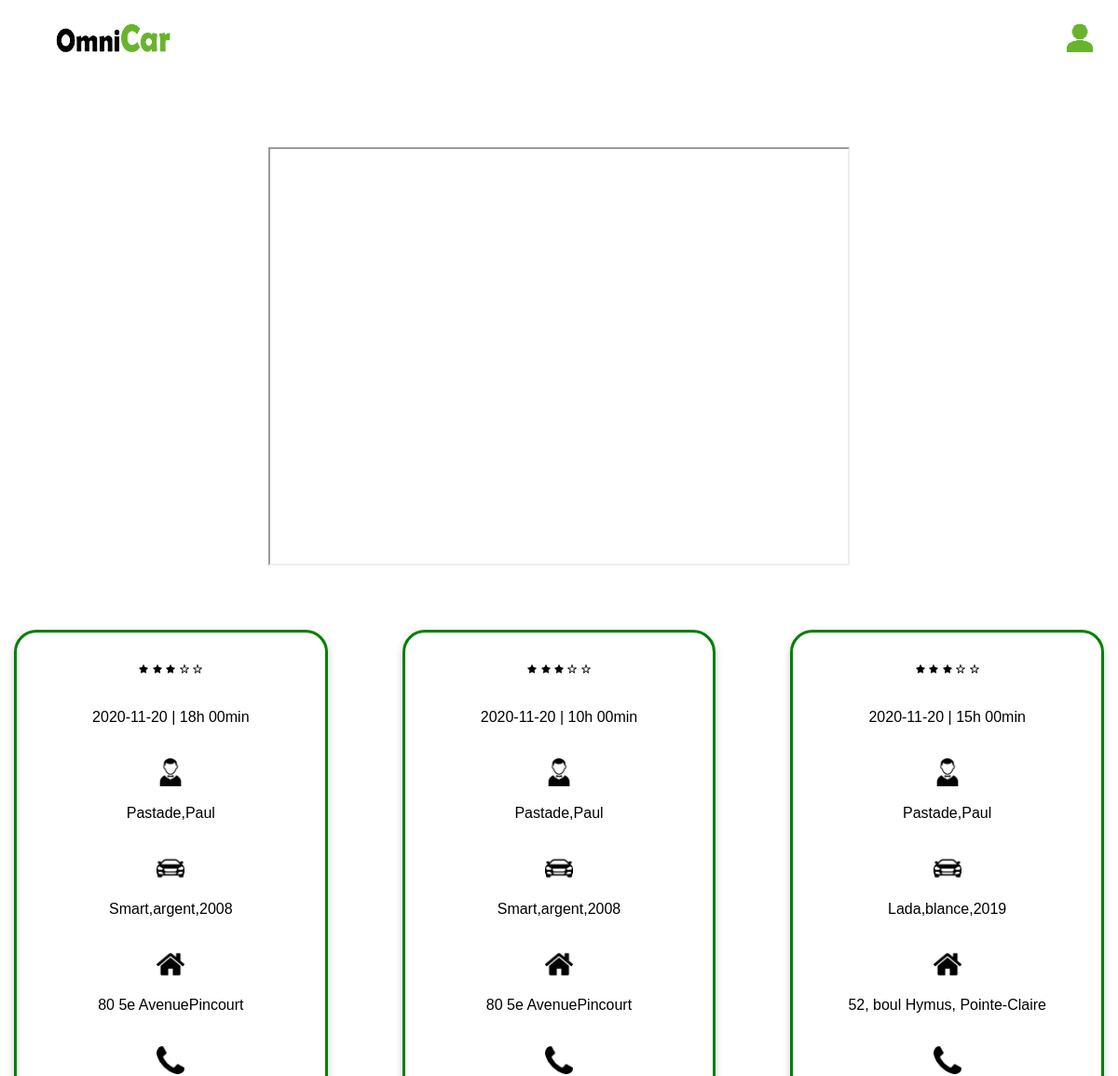
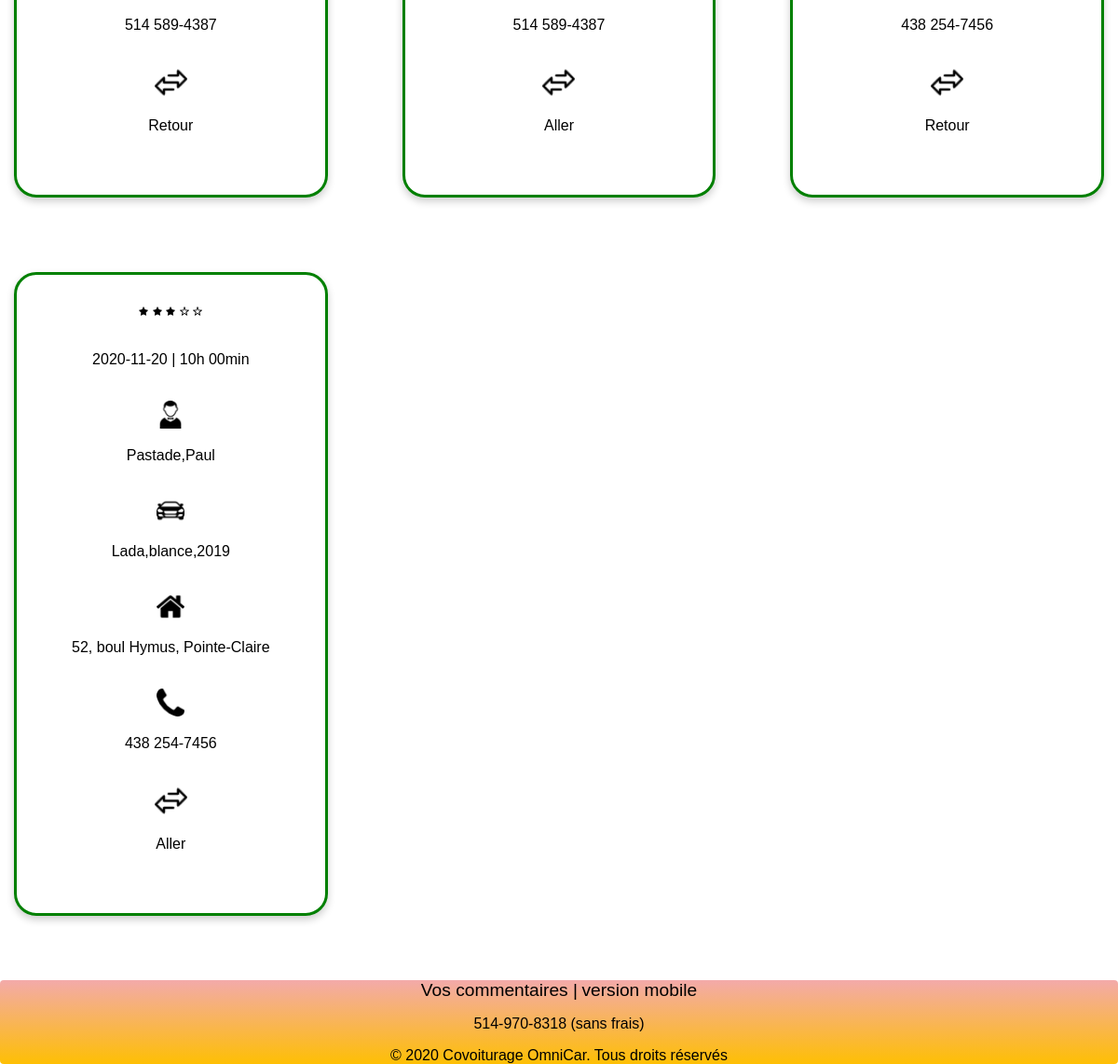
The page / on the database its author committed (2 pictures, top to bottom).
### tables this page shows
CREATE TABLE publication(
	IDPublication INT AUTO_INCREMENT,
	collegePublication VARCHAR(40),
	telephonePublication VARCHAR(20),
	vehiculePublication VARCHAR(40),
	descriptionPublication VARCHAR(500),
	codePostalPublication VARCHAR(100),
	directionPublication VARCHAR(20),
	utilisateurPublication INT(10),
	datePublication DATE,
	heurePublication TIME,
	PRIMARY KEY(IDPublication),
	FOREIGN KEY (utilisateurPublication) REFERENCES utilisateur(IDUtilisateur)
);

CREATE TABLE utilisateur(
	IDUtilisateur INT AUTO_INCREMENT,
	nomUtilisateur VARCHAR(40) NOT NUll,
	prenomUtilisateur VARCHAR(40) NOT NULL,
	courrielUtilisateur VARCHAR(100) NOT NULL,
	telephoneUtilisateur VARCHAR(20),
	typeUtilisateur VARCHAR(40),
	noteUtilisateur INT(10),
	descriptionUtilisateur VARCHAR(500),
	vehiculeUtilisateur VARCHAR(40),
	motDePasseUtilisateur VARCHAR(25) NOT NULL,
	imageUtilisateur VARCHAR(200),
	adresseUtilisateur VARCHAR(100),
	codePostalUtilisateur VARCHAR(10),
	PRIMARY KEY(IDUtilisateur)
);

### controleurs/Constructeur.action.php (called while the page is built, shortened)
<?php
require_once('./controleurs/Defaut.action.php');
class Constructeur{
	public static function getAction($nomAction){
		switch ($nomAction){
			default :
				return new Defaut();
		}
	}
}
?>

### controleurs/Defaut.action.php (called while the page is built, shortened)
<?php
class Defaut implements Action{
	public function executer(){
		return Config::PAGE_DEFAUT;
	}
}
?>

### modeles/DAOs/Publication.dao.php (called while the page is built, shortened)
<?php
require_once("./modeles/entites/Publication.entite.php");
class PublicationDAO{
    public static function trouverToutAvecOBJLimite4($ordre){
        $connexion = ConnexionBD::getConnexion();
        $listePublication = Array();
        if($connexion != null){
            $requete = $connexion->prepare("SELECT * FROM publication ORDER BY IDPublication ".$ordre." LIMIT 4");
            $requete->execute();
            try{
                while($donnees = $requete->fetch(PDO::FETCH_OBJ)){
                    $p = new Publication();
                    $p->chargerObjetBD($donnees);
                    array_push($listePublication,$p);
                }
            }catch(Exception $ex){
                $listePublication = null;
            }
        }
        else{
            $listePublication = null;
        }
        return $listePublication;
    }
}
?>

### modeles/DAOs/Utilisateur.dao.php (called while the page is built, shortened)
<?php
require_once("./modeles/entites/Utilisateur.entite.php");
class UtilisateurDAO{
    public static function trouverParIdAvecOBJ($id){
		$connexion = ConnexionBD::getConnexion();
		$utilisateur = new Utilisateur();
        if($connexion != null){
            $requete = $connexion->prepare("SELECT * FROM utilisateur WHERE IDUtilisateur = :id");
            $requete->execute(array(':id' => $id));
            try{
                $donnees = $requete->fetch(PDO::FETCH_OBJ);
                if($donnees)
                    $utilisateur->chargerObjetBD($donnees);
                else{
                    $utilisateur = null;
                }
            }catch(Exception $ex){
                $utilisateur = null;
            }
        }
        else{
            $utilisateur = null;
        }
		return $utilisateur;
    }
}
?>

### modeles/entites/Utilisateur.entite.php (called while the page is built, shortened)
<?php
    class Utilisateur implements JsonSerializable{
        private $nom;
        private $prenom;
        private $note;
        public function getNom(){ return $this->nom; }
        public function getPrenom(){ return $this->prenom; }
        public function getNote(){ return $this->note; }
        public function chargerObjetBD($objetBD){
            $this->nom = $objetBD->nomUtilisateur;
            $this->prenom = $objetBD->prenomUtilisateur;
            $this->note = $objetBD->noteUtilisateur;
        }
    }
?>

### modeles/entites/Publication.entite.php (called while the page is built, shortened)
<?php
    class Publication implements JsonSerializable{
        private $telephone;
        private $vehicule;
        private $description;
        private $direction;
        private $date;
        private $heure;
        public function getTelephone() { return $this->telephone; }
        public function getVehicule() { return $this->vehicule; }
        public function getDescription() { return $this->description; }
        public function getDirection() { return $this->direction; }
        public function getDate() { return $this->date; }
        public function getHeure() { return $this->heure; }
        public function chargerObjetBD($objetBD){
            $this->telephone = $objetBD->telephonePublication;
            $this->vehicule = $objetBD->vehiculePublication;
            $this->description = $objetBD->descriptionPublication;
            $this->direction = $objetBD->directionPublication;
			$this->date = $objetBD->datePublication;
			$this->heure = $objetBD->heurePublication;
        }
    }
?>

### modeles/classes/ConvertDateTime.php (called while the page is built)
<?php
class ConvertDateTime{
	public static function formatHeure($heure){
		$ma_chaine = $heure;
		$iparr = explode (":", $ma_chaine);
		$nouvelle = $iparr[0]."h ".$iparr[1]."min";
		return $nouvelle;
	}
}
?>

### vues/accueil.vue.php (the view, shortened to what this page needs)
<!DOCTYPE html>
<?php
  require_once('./modeles/entites/publication.entite.php');
  require_once('./modeles/DAOs/publication.dao.php');
  require_once('./modeles/entites/utilisateur.entite.php');
  require_once('./modeles/DAOs/utilisateur.dao.php');
  require_once('./modeles/classes/ConvertDateTime.php');
?>
<html>
<head>
    <link rel="stylesheet" type="text/css" href="./css/styleAcceuilConnexion.css">
</head>
<body>
	<nav class="zone sticky">
  		<ul class="main-nav">
  			<li> <a href="?action=afficher&page=accueil"><img src="./image/omnicar_logo.png" width="270" height="80"></a></li>
  			<li class="push">
          <div class="dropdown" style="float:right;">
            <button class="dropbtn"><img src="./image/user.png" width="30" height="30"></button>
          </div>
      </li>
  		</ul>
  	</nav>
    <br><br>
    <iframe class ="video" src="./video/CovoiturageV.mp4"></iframe>
    <br><br><br>
<div class="grid-wrapper" id="conteneurPublications">
<?php
      $publications = PublicationDAO::trouverToutAvecOBJLimite4('DESC');
      foreach($publications as $p){
      $utilisateur = UtilisateurDAO::trouverParIdAvecOBJ($p->getUtilisateur());
?>
        <div class="card">
          <div>
<?php
              for($i=0;$i < 5;$i++){
                if($i < $utilisateur->getNote()){
                  echo '<img src="./image/star.png" width="10" height="10"> ';
                }else{
                  echo '<img src="./image/star_vide.png" width="10" height="10"> ';
                }
              }
?>
            </div>
            <p id="A1" style= "margin-bottom:  35px;"><?=$p->getDate();?> | <?=ConvertDateTime::formatHeure($p->getHeure()) ;?></p>
            <img src="./image/avatar.png" width="30" height="30">
            <p style= "margin-bottom:  35px;" ><?=$utilisateur->getNom().",".$utilisateur->getPrenom();?></p>
            <img src="./image/car.png" width="30" height="30">
            <p style= "margin-bottom:  35px;"><?=$p->getVehicule();?></p>
            <img src="./image/home.png" width="30" height="30">
            <p style= "margin-bottom:  35px;"><?=$p->getDescription();?></p>
            <img src="./image/telephone.png" width="30" height="30">
            <p style= "margin-bottom:  35px;"><?=$p->getTelephone();?></p>
            <img src="./image/direction.png" width="35" height="35">
            <p style= "margin-bottom:  35px;"><?=$p->getDirection();?></p>
        </div>
<?PHP
      }
?>
    </div>
<br><br><br>
  <footer class="zone yellow ">
    <a href="" style="font-size: 1.2em;">Vos commentaires |</a>
    <a href="" style="font-size: 1.2em;">version mobile</a>
    <p align="center">514-970-8318 (sans frais)</p>
    © 2020 Covoiturage OmniCar. Tous droits réservés
  </footer>
</body>
</html>

### index.php (shortened to what this page needs)
<?php
require_once('./controleurs/Constructeur.action.php');
$action = null;
$vue = null;
if (ISSET($_REQUEST["action"])) {
    $action = Constructeur::getAction($_REQUEST["action"]);
    $vue = $action->executer();
} else {
    $action = Constructeur::getAction("");
    $vue = $action->executer();
}
if ($action instanceof PRG) {
    header("Location: ?action=afficher&page=" . $vue);
} else {
    if(!include_once('vues/' . $vue . '.vue.php')){
        header("Location: ?action=afficher&page=".Config::PAGE_DEFAUT);
    }
}
?>

### css/styleAcceuilConnexion.css (style rules this page uses)
.zone { color:black; border-radius:4px; }
.push { margin-left: auto; }
body { margin:auto 0; font-family: Arial; }
li { padding:20px; list-style: none; }
a { color: black; text-decoration:none; }
.main-nav { display: flex; list-style: none; font-size: 0.7em; margin: 0; }
.video { display: block; margin-left: auto; margin-right: auto; position: static; width:620px; height:445px; }
.grid-wrapper { display: grid; grid-gap: 50px; grid-template-columns: repeat(auto-fill,minmax(350px,1fr)); }
.yellow { background: #F3AAAA; background: -moz-linear-gradient(top, #F3AAAA 0%, #febf04 100%); background: -webkit-gradient(linear, left top, left bottom, color-stop(0%,#F3AAAA), color-stop(100%,#febf04)); background: -webkit-linear-gradient(top, #F3AAAA 0%,#febf04 100%); background: -o-linear-gradient(top, #F3AAAA 0%,#febf04 100%); background: -ms-linear-gradient(top, #F3AAAA 0%,#febf04 100%); background: linear-gradient(top, #F3AAAA 0%,#febf04 100%); }
footer { text-align: center; }
.dropbtn { background-color: white; color: white; padding: 6px; font-size: 6px; border: none; cursor: pointer; }
button { cursor:pointer; display: block; margin : auto; border-radius:12px; padding: 8px; color: orange; background-color: white; border:1px solid orange; }
.card { box-shadow: 0 4px 8px 0 rgba(0, 0, 0, 0.2); padding: 16px; text-align: center; background-color: #f1f1f1; background-color: white; padding: 30px; margin:15px; border-radius:24px; border:3px solid green; }

### rows shown on the page
publication: datePublication "2020-11-20", heurePublication "18h 00min", utilisateurPublication.nomUtilisateur "Pastade", utilisateurPublication.prenomUtilisateur "Paul", vehiculePublication "Smart,argent,2008", descriptionPublication "80 5e AvenuePincourt", telephonePublication "514 589-4387", directionPublication "Retour"
publication: datePublication "2020-11-20", heurePublication "10h 00min", utilisateurPublication.nomUtilisateur "Pastade", utilisateurPublication.prenomUtilisateur "Paul", vehiculePublication "Smart,argent,2008", descriptionPublication "80 5e AvenuePincourt", telephonePublication "514 589-4387", directionPublication "Aller"
publication: datePublication "2020-11-20", heurePublication "15h 00min", utilisateurPublication.nomUtilisateur "Pastade", utilisateurPublication.prenomUtilisateur "Paul", vehiculePublication "Lada,blance,2019", descriptionPublication "52, boul Hymus, Pointe-Claire", telephonePublication "438 254-7456", directionPublication "Retour"
publication: datePublication "2020-11-20", heurePublication "10h 00min", utilisateurPublication.nomUtilisateur "Pastade", utilisateurPublication.prenomUtilisateur "Paul", vehiculePublication "Lada,blance,2019", descriptionPublication "52, boul Hymus, Pointe-Claire", telephonePublication "438 254-7456", directionPublication "Aller"
